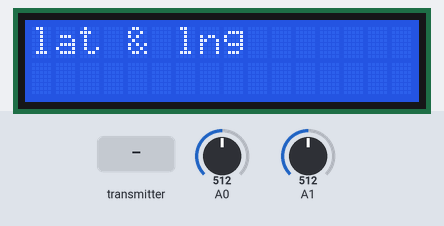
Bench run of a program on a simulated Arduino Uno, built with avr-gcc and run on an emulated ATmega328P. Shown: 16×2 character LCD. Inputs (shaded band) come from the test bench; at power-on: A0 = 512, A1 = 512. No radio packets arrive unless stated; what the program prints to the serial monitor is not drawn.

Above: at 0.2 s.
At 1.2 s:
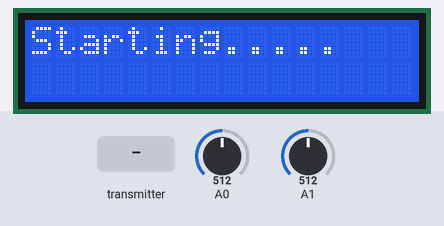
3.4 s: the transmitter starts sending datos.0 = 0
5.6 s: the transmitter starts sending datos.1 = 25
8.6 s: A0 set to 992
11.6 s: A0 set to 1012
13.1 s: the transmitter starts sending datos.1 = 0
At 14.1 s:
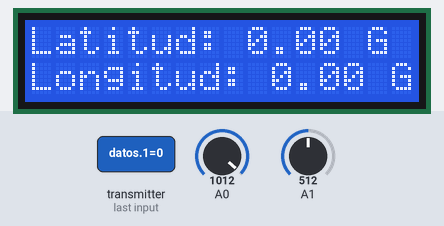

The program:

main.cpp
```cpp
#include <SPI.h> // thư viện chuẩn SPI
#include <nRF24L01.h>
#include <RF24.h> // Thu viện RF24L01
#include <TinyGPS++.h>
#include <TinyGPS.h>
#include <LiquidCrystal_I2C.h>

LiquidCrystal_I2C lcd(0x27, 16, 2);
TinyGPSPlus gps;

RF24 radio(8, 9); // CE, CSN

const byte address[][6] = {"12345", "00001"}; // địa chỉ 0, 1

char xyData[32] = "";
String xAxis, yAxis;
float datos[2];

void setup()

{
  Serial.begin(9600);
  radio.begin();

  radio.openWritingPipe(address[0]);
  radio.openReadingPipe(1, address[1]);

  radio.setPALevel(RF24_PA_MIN);
  radio.setChannel(80);
  radio.setDataRate(RF24_250KBPS);

  lcd.init();
  lcd.init();
  lcd.backlight();
  lcd.clear();
  lcd.print("lat & lng");
  delay(1000);
  lcd.clear();
  lcd.print("Starting.....");
  delay(1000);
  lcd.clear();
}
void loop()
{
  radio.stopListening();  // chỉ gửi
  xAxis = analogRead(A1); // đọc giá trị analoag trục x của joystick
  yAxis = analogRead(A0); // đọc giá trị analoag trục y của joystick

  // gửi giá trị analog của trục x
  xAxis.toCharArray(xyData, 5);
  radio.write(&xyData, sizeof(xyData));
  // gửi giá trị analog của trục y
  yAxis.toCharArray(xyData, 5);
  radio.write(&xyData, sizeof(xyData));
  delay(10);

  radio.startListening();
  while (!radio.available())
    ; // bắt đầu nghe

  radio.read(datos, sizeof(datos));

  Serial.print("Latitud: ");
  Serial.print(datos[0]);
  Serial.print(" G° \n");
  Serial.print("Longitud: ");
  Serial.print(datos[1]);
  Serial.print(" G° \n");

  lcd.init();
  lcd.init();

  lcd.setCursor(0, 0);
  lcd.print("Latitud: ");
  lcd.print(datos[0]);
  lcd.print(" G \n");
  lcd.setCursor(0, 1);
  lcd.print("Longitud: ");
  lcd.print(datos[1]);
  lcd.print(" G° \n");

  delay(10);
}
```

Measured:
- after the input at 13.1 s, the display: first differs from a run without the input after 0.23 s (image 2)
- what the display in image 1 shows lasts 1.0 s, from 1.2 s to 2.2 s
